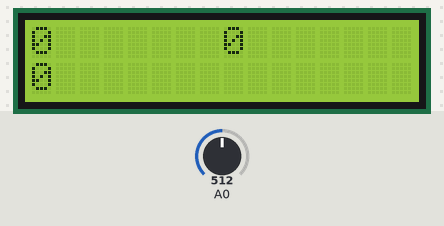
The sketch below on a simulated Arduino Uno, built with avr-gcc and run on an emulated ATmega328P. Shown: 16×2 character LCD. The test bench sets the inputs (shaded band); at power-on: A0 = 512. EEPROM starts erased.

Above: at 5.7 s.
5.8 s: A0 set to 306
At 5.93 s:
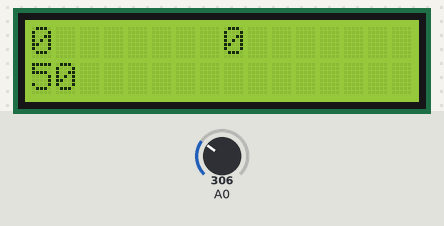
7.4 s: A0 set to 122
At 7.54 s:
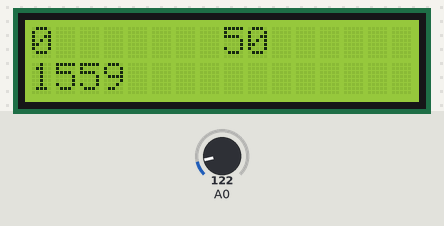
9.0 s: A0 set to 14
At 9.15 s:
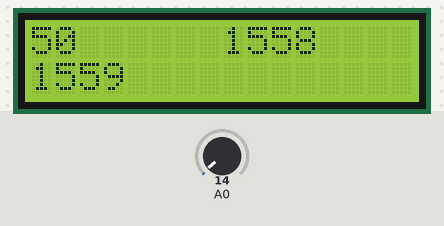

The sketch:

coffeino_debug.ino
```cpp
#include <LiquidCrystal.h>
#include <EEPROM.h>

LiquidCrystal  lcd (8,9,4,5,6,7);


//vars for lcd shield (with adc buttons)
int  adc_key_val[5] ={30, 150, 360, 535, 760 };
int NUM_KEYS = sizeof(adc_key_val)/sizeof(int);
int adc_key_in;
int key=-1;
int oldkey=-1;
const unsigned long adress = 0;


//constants
const unsigned int POST_COUNT = 4;
const unsigned long COUNT_MAX = 999999;
const unsigned long p_delay = 7*1000; //ms
const unsigned long p_op = 60; //s 40->60
const unsigned long t_reset = 5*1000; //ms
const unsigned long t_false = 1*2000;
const unsigned long range = -1;


//coffee vars
unsigned long post[POST_COUNT];
unsigned long show[POST_COUNT];
unsigned long t0[POST_COUNT];
unsigned long t1[POST_COUNT];
bool pressed[POST_COUNT];
bool counted[POST_COUNT];
bool blocked[POST_COUNT];
bool false_start[POST_COUNT];


void EEPROMWritelong(int address, long value) {
      byte four = (value & 0xFF);
      byte three = ((value >> 8) & 0xFF);
      byte two = ((value >> 16) & 0xFF);
      byte one = ((value >> 24) & 0xFF);

      //Write the 4 bytes into the eeprom memory.
      EEPROM.write(address, four);
      EEPROM.write(address + 1, three);
      EEPROM.write(address + 2, two);
      EEPROM.write(address + 3, one);
}


long EEPROMReadlong(long address) {
      long four = EEPROM.read(address);
      long three = EEPROM.read(address + 1);
      long two = EEPROM.read(address + 2);
      long one = EEPROM.read(address + 3);

      return ((four << 0) & 0xFF) + ((three << 8) & 0xFFFF) + ((two << 16) & 0xFFFFFF) + ((one << 24) & 0xFFFFFFFF);
}


void update_lcd(unsigned int key) {
  switch(key) {
    case 0:
        lcd.setCursor(0,0);
        lcd.write("        ");
        lcd.setCursor(0,0);
        lcd.print(show[0]);
        break;
    case 1:
        lcd.setCursor(8,0);
        lcd.write("        ");
        lcd.setCursor(8,0);
        lcd.print(show[1]);
        break;
    case 2:
        lcd.setCursor(0,1);
        lcd.write("        ");
        lcd.setCursor(0,1);
        lcd.print(show[2]);
        break;
    default:
      break;
  }
}


void clear_lcd() {
  lcd.setCursor(0,0);
  lcd.write("        ");
  lcd.setCursor(8,0);
  lcd.write("        ");
  lcd.setCursor(0,1);
  lcd.write("        ");

  lcd.setCursor(0,0);
  lcd.print(show[0]);
  lcd.setCursor(8,0);
  lcd.print(show[1]);
  lcd.setCursor(0,1);
  lcd.print(show[2]);
}


void update_post(int key) {
  switch(key){
    case 0:
      post[0]++;
      if (post[0] > COUNT_MAX) {
        post[0] = COUNT_MAX;
      }
      else {
        EEPROMWritelong(adress, post[0]);
      }
      break;
    case 1:
      post[1]+=2;
       if (post[1] > COUNT_MAX) {
        post[1] = COUNT_MAX;
      }
      else {
        EEPROMWritelong(adress+4, post[1]);
      }
      break;
    case 2:
      post[2]++;
      if (post[2] > COUNT_MAX) {
        post[2] = COUNT_MAX;
      }
      else {
        EEPROMWritelong(adress+8, post[2]);
      }
      break;
    default:
      break;
  }
}


void start_key(int key) {
  if (key < 0 || key >= POST_COUNT) {
    return;
  }

      t0[key] = millis();
      t1[key] = millis();
}


void stop_key(int key) {
  if (key < 0 || key >= POST_COUNT) {
    return;
  }

  t0[key] = 0;
  t1[key] = 0;
}


void update_key(int key) {
  if (key < 0 || key >= POST_COUNT) {
    return;
  }

  t1[key] = millis();
}


int get_key(unsigned int input){
  int k;
  for (k = 0; k < NUM_KEYS; k++){
    if (input < adc_key_val[k]){
      return k;
    }
  }
  if (k >= NUM_KEYS)
    k = -1;
  return k;
}


unsigned long get_time(unsigned long t1, unsigned long t0) {
  if (t1 >= t0) {
    return (t1 - t0) ;
  }
  else {
    return ((range - t0) + t1) ;
  }
}


void setup() {
//  EEPROMWritelong(adress, 0);
//  EEPROMWritelong(adress+4, 0);
//  EEPROMWritelong(adress+8, 0);

  post[0] = EEPROMReadlong(adress);
  post[1] = EEPROMReadlong(adress+4);
  post[2] = EEPROMReadlong(adress+8);

  for (unsigned int i = 0; i < POST_COUNT; i++) {
    if (post[i] > COUNT_MAX) {
      post[i] = COUNT_MAX;
    }
    show[i] = post[i];
  }

  lcd.begin(16, 2);
  lcd.clear();
  lcd.setCursor(0,0);
  lcd.print(show[0]);
  lcd.setCursor(8,0);
  lcd.print(show[1]);
  lcd.setCursor(0,1);
  lcd.print(show[2]);
}


void loop() {
  adc_key_in = analogRead(0);
  key = get_key(adc_key_in);

//  for (unsigned int i = 0; i < POST_COUNT; i++) {
//    if (digitalRead(buttons[i]) == 1) {

  delay(50);

  if (key > -1 && key < 3) {
    if (pressed[key] == false) {
      start_key(key);
      pressed[key] = true;
      if (false_start[key] == true) {
        update_post(key);
        false_start[key] = false;
        blocked[key] = true;
      }
    }
    else {
      update_key(key);

      if (!counted[key]) {
        if (get_time(t1[key], t0[key]) >= t_false) {
          false_start[key] = true;
        }
        if (get_time(t1[key], t0[key]) >= p_delay) {
          if (blocked[key]  == false) {
            update_post(key);
          }
          counted[key] = true;
          false_start[key] = false;
          blocked[key] = false;
          start_key(key);
        }
      }
      else {
        if (get_time(t1[key], t0[key])/1000 >= p_op) {
          update_post(key);
          counted[key] = true;
          start_key(key);
        }
      }
      show[key] = get_time(t1[key], t0[key]);
      update_lcd(key);
    }
  }

  else if (key == 3) {
    if (pressed[key] == false) {
      start_key(key);
      pressed[key] = true;
    }
    else {
      update_key(key);
      if (get_time(t1[key], t0[key]) >= t_reset) {
          EEPROMWritelong(adress, 0);
          EEPROMWritelong(adress+4, 0);
          EEPROMWritelong(adress+8, 0);
          for (unsigned int i = 0; i < POST_COUNT; i++) {
             post[i] = 0;
             show[i] = post[i];
             update_lcd(i);
          }
          stop_key[key];
          pressed[key] = false;
        }
      }
  }
  else if (key == -1) {
    for (unsigned int i = 0; i< POST_COUNT; i++) {
      if (pressed[i] == true) {
        pressed[i] = false;
        stop_key(i);
        show[i] = 0;
        counted[i] = false;
        show[i] = post[i];
        clear_lcd();
      }
    }
  }
}
```

Measured:
- after the input at 5.8 s, the display: changes after 0.13 s (image 1)
